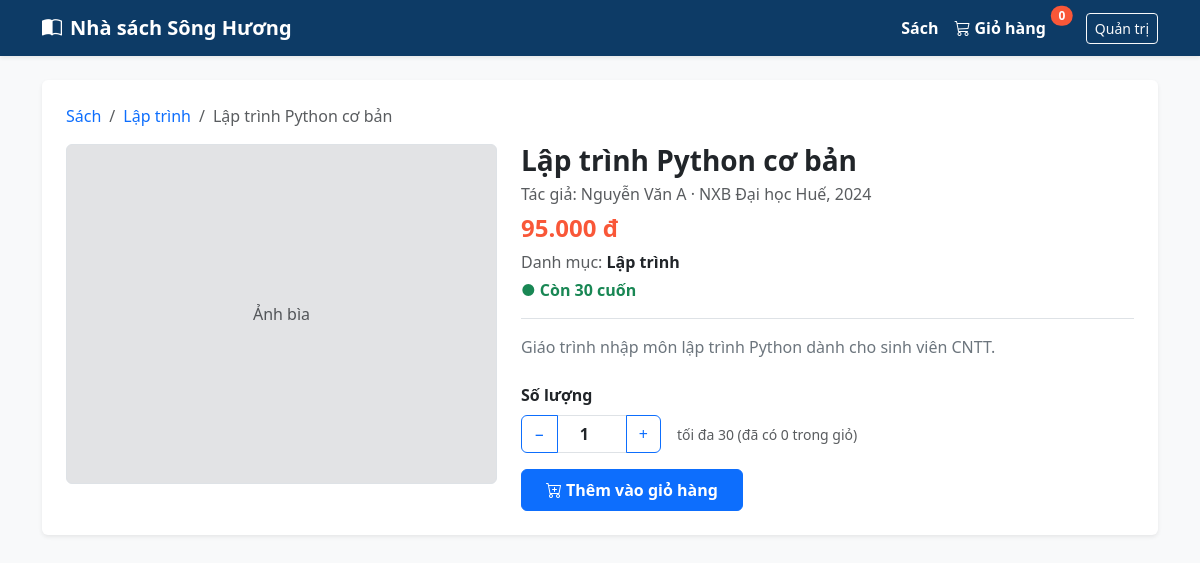
Screenshot of /books/1 with the database file from the repository.
### models.py (models this page shows)
class Category(db.Model):
    __tablename__ = "categories"
    id: Mapped[int] = mapped_column(primary_key=True)
    name: Mapped[str] = mapped_column(String(100), unique=True, nullable=False)
    description: Mapped[Optional[str]] = mapped_column(String(255), nullable=True)
    books: Mapped[List["Book"]] = relationship(back_populates="category")

class Book(db.Model):
    __tablename__ = "books"
    id: Mapped[int] = mapped_column(primary_key=True)
    title: Mapped[str] = mapped_column(String(200), unique=True, nullable=False)
    author: Mapped[str] = mapped_column(String(100), nullable=False)
    publisher: Mapped[Optional[str]] = mapped_column(String(100), default="NXB Đại học Huế")
    publish_year: Mapped[int] = mapped_column(default=2024)
    price: Mapped[int] = mapped_column(nullable=False)
    stock: Mapped[int] = mapped_column(default=0)
    description: Mapped[Optional[str]] = mapped_column(Text, nullable=True)
    cover_image: Mapped[Optional[str]] = mapped_column(String(255), nullable=True)
    category_id: Mapped[int] = mapped_column(ForeignKey("categories.id"), nullable=False)
    category: Mapped["Category"] = relationship(back_populates="books")
    order_items: Mapped[List["OrderItem"]] = relationship(back_populates="book")

### app.py (the view, shortened to what this page needs)
@app.route("/books/<int:book_id>", methods=["GET", "POST"])
def book_detail(book_id):
    book = db.get_or_404(Book, book_id)
    cart = session.get("cart", {})
    in_cart = cart.get(str(book.id), 0)
    max_can_add = max(0, book.stock - in_cart)
    return render_template(
        "book_detail.html",
        book=book,
        in_cart=in_cart,
        max_can_add=max_can_add
    )

### app.py (called while the page is built)
@app.context_processor
def inject_globals():
    cart = session.get("cart", {})
    cart_count = sum(cart.values())
    pending_orders_count = db.session.scalar(
        db.select(func.count(Order.id)).where(Order.status == "Chờ xác nhận")
    ) or 0
    return dict(cart_count=cart_count, pending_orders_count=pending_orders_count)

### templates/book_detail.html (shortened to what this page needs)
{% extends "base.html" %}
{% block content %}
<div class="card border-0 shadow-sm p-4">
    <nav aria-label="breadcrumb" class="mb-3">
        <ol class="breadcrumb small mb-0">
            <li class="breadcrumb-item"><a href="{{ url_for('books_list') }}" class="text-decoration-none">Sách</a></li>
            <li class="breadcrumb-item">
                <a href="{{ url_for('books_list', category_id=book.category.id) }}" class="text-decoration-none">{{ book.category.name }}</a>
            </li>
            <li class="breadcrumb-item active">{{ book.title }}</li>
        </ol>
    </nav>
    <div class="row g-4">
        <div class="col-md-5">
            {% if book.cover_image %}
                <img src="{{ url_for('static', filename='uploads/' + book.cover_image) }}"
                     class="img-fluid rounded border w-100" style="max-height: 360px; object-fit: cover;" alt="{{ book.title }}">
            {% else %}
                <div class="bg-secondary-subtle text-muted d-flex align-items-center justify-content-center rounded border" style="height: 340px;">
                    Ảnh bìa
                </div>
            {% endif %}
        </div>
        <div class="col-md-7">
            <h3 class="fw-bold mb-1">{{ book.title }}</h3>
            <p class="text-muted mb-2">Tác giả: {{ book.author }} · {{ book.publisher }}, {{ book.publish_year }}</p>
            <h4 class="fw-bold mb-2" style="color: #f95738;">{{ "{:,.0f}".format(book.price).replace(",", ".") }} đ</h4>
            <p class="mb-1 text-muted">Danh mục: <strong class="text-dark">{{ book.category.name }}</strong></p>
            <p class="mb-3">
                {% if book.stock > 0 %}
                    <span class="text-success fw-semibold">● Còn {{ book.stock }} cuốn</span>
                {% else %}
                    <span class="text-danger fw-semibold">● Hết hàng</span>
                {% endif %}
            </p>
            <p class="text-secondary border-top pt-3">{{ book.description or "Chưa có mô tả chi tiết cho đầu sách này." }}</p>
            {% if max_can_add > 0 %}
            <form method="POST" action="{{ url_for('book_detail', book_id=book.id) }}" class="mt-4">
                <label class="form-label fw-semibold">Số lượng</label>
                <div class="d-flex align-items-center gap-3 mb-3">
                    <div class="input-group" style="width: 140px;">
                        <button type="button" class="btn btn-outline-primary" onclick="changeQty(-1)">−</button>
                        <input type="number" id="qtyInput" name="quantity" class="form-control text-center fw-bold"
                               value="1" min="1" max="{{ max_can_add }}">
                        <button type="button" class="btn btn-outline-primary" onclick="changeQty(1)">+</button>
                    </div>
                    <small class="text-muted">tối đa {{ max_can_add }} (đã có {{ in_cart }} trong giỏ)</small>
                </div>
                <button type="submit" class="btn btn-primary px-4 py-2 fw-bold">
                    <i class="bi bi-cart-plus me-1"></i>Thêm vào giỏ hàng
                </button>
            </form>
            {% endif %}
        </div>
    </div>
</div>
{% endblock %}

### rows the page displays
Category: category.name "Lập trình"
Book: title "Lập trình Python cơ bản", author "Nguyễn Văn A", publisher "NXB Đại học Huế", publish_year "2024", price "95.000", stock "30", description "Giáo trình nhập môn lập trình Python dành cho sinh viên CNTT."

### other values shown
{{ cart_count }} "0"
{{ max_can_add }} "30"
{{ in_cart }} "0"
